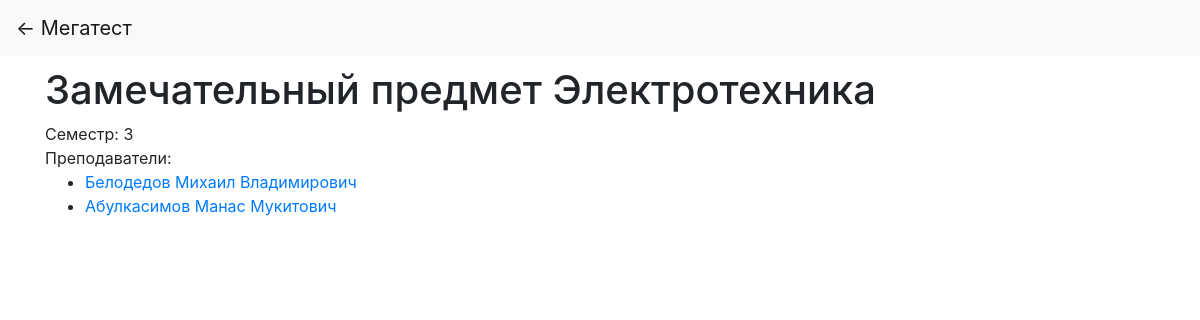
Screenshot of /subject/1 with the database file from the repository.
### lab_4/models.py (models this page shows, shortened)
class Subject(models.Model):
    name = models.TextField()
    semester = models.IntegerField()
    teachers = models.ManyToManyField(Teacher, related_name='subjects')

class Teacher(models.Model):
    first_name = models.TextField()
    patronymic = models.TextField()
    last_name = models.TextField()
    def __str__(self):
        return f"{self.last_name} {self.first_name} {self.patronymic}"

### lab_4/views.py (the view)
# urls.py: path(r'subject/<int:id>', SubjectView.as_view(), name='subject'),
class SubjectView(TemplateView):
    def get(self, *args, **kwargs):
        data = {
            'subject': Subject.objects.filter(id=kwargs['id']).first()
        }
        return render(self.request, 'subject.html', data)

### templates/subject.html (shortened to what this page needs)
{% extends 'main.html' %}
{% block content %}
    <h1>Замечательный предмет {{ subject.name }}</h1>
    <div>Семестр: {{ subject.semester|default:"всегда" }}</div>
        <div>
            Преподаватели:
            <ul>
            {% for teacher in subject.teachers.all %}
                <li>
                    <a href="{% url 'teacher' teacher.id %}">{{ teacher }}</a>
                </li>
            {% endfor %}
            </ul>
        </div>
    </div>
{% endblock %}

### rows the page displays
Subject: name "Электротехника", semester "3"
Teacher: last_name+first_name+patronymic "Белодедов Михаил Владимирович"
Teacher: last_name+first_name+patronymic "Абулкасимов Манас Мукитович"
